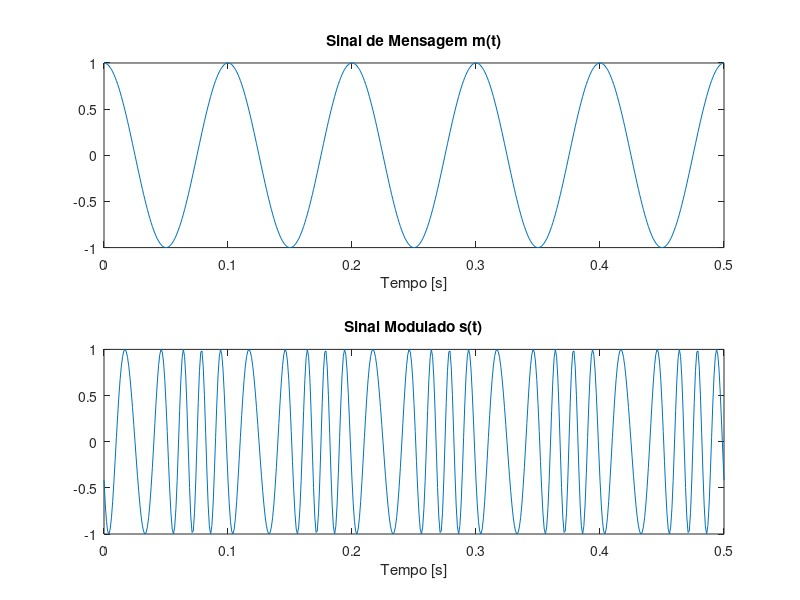

Reproduce this figure in MATLAB. (Note: this script raises an error after producing the figure.)
clear all;
clc;

%% Criação do vetor de tempo:
fs = 1000;
Ts = 1/fs;
% Quanto mais tempo deixa as ondas, mais bem definida da fft
t = 0:Ts:0.5;

%% Criação da onda portadora:
Ac = 1;
fc = 50;
c = Ac * cos(2*pi*fc*t);

%% Criação do sinal de mensagem
fm = 10;
m = cos(2*pi*fm*t);

%% Criação do sinal modulado PM:
kp = 2;

% Criação de um vetor para guardar todos os valores obtidos
% Esse vetor vai começar com todos os valores zerados (só para guardarmos
% um espaço na memória)
s_pm = zeros(1,length(t));

% Agora começamos a realmente preencher esse vetor aplicando a fórmula da
% modulação PM em cada passo no tempo
for i = 1:length(t)
    s_pm(i) = Ac * cos(2*pi*fc*t(i) + kp*m(i));
end


figure(1)

subplot(2,1,1)
plot(t,m)
xlabel('Tempo [s]')
title('Sinal de Mensagem m(t)')

subplot(2,1,2)
plot(t,s_pm)
xlabel('Tempo [s]')
title('Sinal Modulado s(t)')

%% Plot das Transformadas de Fourier

% TF do sinal de mensagem:
[f, M] = fourier_u(m, fs);

% TF da onda portadora
[f, C] = fourier_u(c, fs);

% TF do sinal modulado
[f, S] = fourier_u(s_pm, fs);

figure(2)
subplot(3,1,1)
plot(f, abs(M))
xlabel('Frequência (Hz)')
ylabel('Magnitude')
title('M(f)')

subplot(3,1,2)
plot(f, abs(C))
xlabel('Frequência (Hz)')
ylabel('Magnitude')
title('C(f)')

subplot(3,1,3)
plot(f, abs(S))
xlabel('Frequência (Hz)')
ylabel('Magnitude')
title('S(f)')